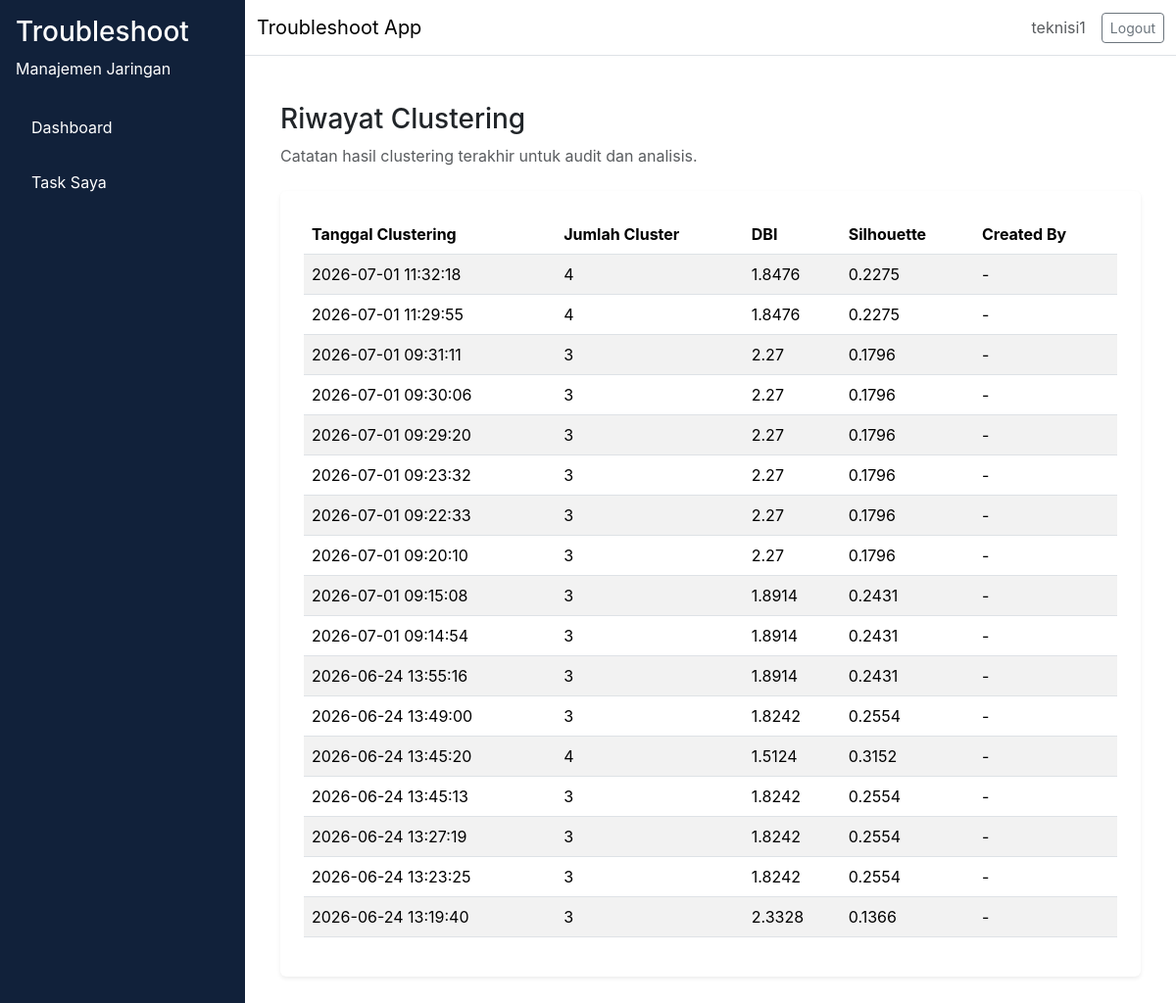
Page /laporan/riwayat-cluster (signed in) on the committed database.
### app/models/user.py (models this page shows, shortened)
class User(db.Model, UserMixin):
    __tablename__ = "user"
    id = db.Column(db.Integer, primary_key=True)
    username = db.Column(db.String(64), unique=True, nullable=False)
    email = db.Column(db.String(120), unique=True, nullable=False)
    password_hash = db.Column(db.String(256), nullable=False)
    role = db.Column(db.Enum(RoleEnum), nullable=False, default=RoleEnum.teknisi)
    created_at = db.Column(db.DateTime, server_default=db.func.now(), nullable=False)
    is_active = db.Column(db.Boolean, default=True, nullable=False)

### app/models/cluster_history.py (models this page shows, shortened)
class ClusterHistory(db.Model):
    __tablename__ = "cluster_history"
    id = db.Column(db.Integer, primary_key=True)
    jumlah_cluster = db.Column(db.Integer, nullable=False)
    dbi_score = db.Column(db.Float, nullable=False)
    silhouette_score = db.Column(db.Float, nullable=False)
    tanggal_clustering = db.Column(db.DateTime, server_default=db.func.now())
    created_by = db.Column(db.Integer, db.ForeignKey("user.id"), nullable=True)
    user = db.relationship("User", backref=db.backref("cluster_histories", lazy="select"), lazy="select")

### app/routes/laporan.py (the view)
@laporan_bp.route("/riwayat-cluster")
@login_required
def riwayat_cluster():
    clustering_rows = ClusterHistory.query.order_by(ClusterHistory.tanggal_clustering.desc()).all()
    return render_template("laporan/riwayat_cluster.html", clustering_rows=clustering_rows)

### app/__init__.py (called while the page is built)
def load_user(user_id):
    return User.query.get(int(user_id))

### app/templates/laporan/riwayat_cluster.html (shortened to what this page needs)
{% extends "base.html" %}
{% block content %}
<div class="container-fluid">
  <div class="mb-4">
    <h1 class="h3">Riwayat Clustering</h1>
    <p class="text-muted">Catatan hasil clustering terakhir untuk audit dan analisis.</p>
  </div>
  <div class="card shadow-sm p-4 mb-4">
    <div class="table-responsive">
      <table class="table table-striped align-middle">
        <thead>
          <tr>
            <th>Tanggal Clustering</th>
            <th>Jumlah Cluster</th>
            <th>DBI</th>
            <th>Silhouette</th>
            <th>Created By</th>
          </tr>
        </thead>
        <tbody>
          {% for history in clustering_rows %}
          <tr>
            <td>{{ history.tanggal_clustering.strftime('%Y-%m-%d %H:%M:%S') }}</td>
            <td>{{ history.jumlah_cluster }}</td>
            <td>{{ history.dbi_score or '-' }}</td>
            <td>{{ history.silhouette_score or '-' }}</td>
            <td>{{ history.user.username if history.user else '-' }}</td>
          </tr>
          {% else %}
          <tr>
            <td colspan="5" class="text-center text-muted">Belum ada riwayat clustering.</td>
          </tr>
          {% endfor %}
        </tbody>
      </table>
    </div>
  </div>
</div>
{% endblock %}

### app/templates/base.html (shortened to what this page needs)
<!doctype html>
<html lang="en">
  <head>
    <link href="https://cdn.jsdelivr.net/npm/bootstrap@5.3.2/dist/css/bootstrap.min.css" rel="stylesheet">
    <link rel="stylesheet" href="{{ url_for('static', filename='css/style.css') }}">
  </head>
  <body>
    <div class="d-flex min-vh-100 bg-light">
      {% if current_user.is_authenticated %}
      <nav class="sidebar p-3">
        <div class="sidebar-header mb-4 text-white">
          <h3>Troubleshoot</h3>
          <p>Manajemen Jaringan</p>
        </div>
        <ul class="nav flex-column">
          <li class="nav-item mb-2">
            <a class="nav-link text-white" href="{{ url_for('dashboard.index') }}">Dashboard</a>
          </li>
          {% if current_user.role.value == 'teknisi' %}
            <li class="nav-item mb-2">
              <a class="nav-link text-white" href="{{ url_for('troubleshoot.my_tasks') }}">Task Saya</a>
            </li>
          {% endif %}
        </ul>
      </nav>
      {% endif %}
      <div class="flex-grow-1 d-flex flex-column">
        <nav class="navbar navbar-expand-lg navbar-light bg-white border-bottom">
          <div class="container-fluid">
            <div class="navbar-brand mb-0">Troubleshoot App</div>
            <div class="d-flex align-items-center gap-3">
              {% if current_user.is_authenticated %}
              <span class="text-muted">{{ current_user.username }}</span>
              <a class="btn btn-outline-secondary btn-sm" href="{{ url_for('auth.logout') }}">Logout</a>
              {% endif %}
            </div>
          </div>
        </nav>
        <main class="flex-grow-1 p-4 bg-white">
          {% block content %}
          {% endblock %}
        </main>
      </div>
    </div>
  </body>
</html>

### app/static/css/style.css (style rules this page uses)
:root { --primary-color: #1a3a5c; --sidebar-bg: #11213a; --content-bg: #f8f9fa; }
body { margin: 0; font-family: Inter, system-ui, -apple-system, BlinkMacSystemFont, "Segoe UI", sans-serif; background-color: var(--content-bg); }
.sidebar { width: 250px; min-height: 100vh; background-color: var(--sidebar-bg); color: #ffffff; }
.sidebar-header h3, .sidebar-header p, .sidebar .nav-link { color: #ffffff; }
.sidebar .nav-link { padding: 0.75rem 1rem; border-radius: 0.5rem; }
main { background-color: #ffffff; }
.card { border: none; }

### rows in the picture
User: username "teknisi1"
ClusterHistory: tanggal_clustering "2026-07-01 11:32:18", jumlah_cluster "4", dbi_score "1.8476", silhouette_score "0.2275", user "-"
ClusterHistory: tanggal_clustering "2026-07-01 11:29:55", jumlah_cluster "4", dbi_score "1.8476", silhouette_score "0.2275", user "-"
ClusterHistory: tanggal_clustering "2026-07-01 09:31:11", jumlah_cluster "3", dbi_score "2.27", silhouette_score "0.1796", user "-"
ClusterHistory: tanggal_clustering "2026-07-01 09:30:06", jumlah_cluster "3", dbi_score "2.27", silhouette_score "0.1796", user "-"
ClusterHistory: tanggal_clustering "2026-07-01 09:29:20", jumlah_cluster "3", dbi_score "2.27", silhouette_score "0.1796", user "-"
ClusterHistory: tanggal_clustering "2026-07-01 09:23:32", jumlah_cluster "3", dbi_score "2.27", silhouette_score "0.1796", user "-"
ClusterHistory: tanggal_clustering "2026-07-01 09:22:33", jumlah_cluster "3", dbi_score "2.27", silhouette_score "0.1796", user "-"
ClusterHistory: tanggal_clustering "2026-07-01 09:20:10", jumlah_cluster "3", dbi_score "2.27", silhouette_score "0.1796", user "-"
ClusterHistory: tanggal_clustering "2026-07-01 09:15:08", jumlah_cluster "3", dbi_score "1.8914", silhouette_score "0.2431", user "-"
ClusterHistory: tanggal_clustering "2026-07-01 09:14:54", jumlah_cluster "3", dbi_score "1.8914", silhouette_score "0.2431", user "-"
ClusterHistory: tanggal_clustering "2026-06-24 13:55:16", jumlah_cluster "3", dbi_score "1.8914", silhouette_score "0.2431", user "-"
ClusterHistory: tanggal_clustering "2026-06-24 13:49:00", jumlah_cluster "3", dbi_score "1.8242", silhouette_score "0.2554", user "-"
ClusterHistory: tanggal_clustering "2026-06-24 13:45:20", jumlah_cluster "4", dbi_score "1.5124", silhouette_score "0.3152", user "-"
ClusterHistory: tanggal_clustering "2026-06-24 13:45:13", jumlah_cluster "3", dbi_score "1.8242", silhouette_score "0.2554", user "-"
ClusterHistory: tanggal_clustering "2026-06-24 13:27:19", jumlah_cluster "3", dbi_score "1.8242", silhouette_score "0.2554", user "-"
ClusterHistory: tanggal_clustering "2026-06-24 13:23:25", jumlah_cluster "3", dbi_score "1.8242", silhouette_score "0.2554", user "-"
ClusterHistory: tanggal_clustering "2026-06-24 13:19:40", jumlah_cluster "3", dbi_score "2.3328", silhouette_score "0.1366", user "-"
